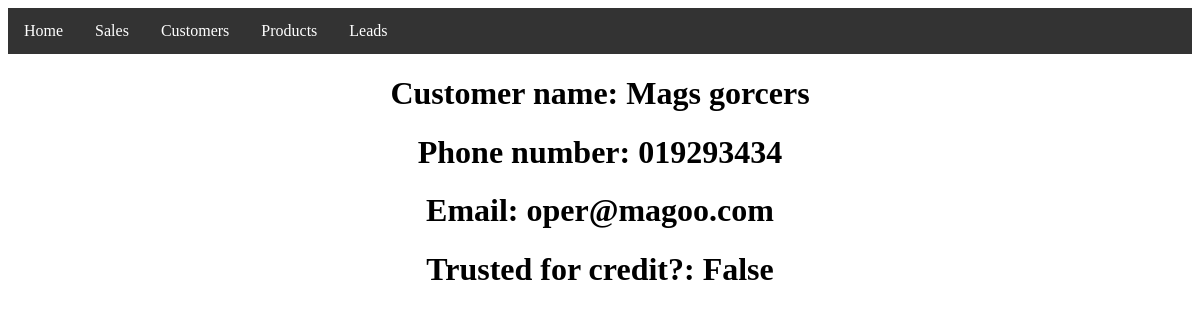
The app's page /customers/1 with its own data.
### Sales/models.py (models this page shows, shortened)
class Customer(models.Model):
    name = models.CharField(max_length=200,null=True)
    phone = models.CharField(max_length=200, null=True)
    email = models.CharField(max_length=200, null=True, blank=True)
    trustworthy = models.BooleanField(null=True)
    date_created = models.DateTimeField(auto_now_add=True)

### Sales/views.py (the view)
# urls.py: path('customers/<str:Customer_id>',views.Customers2, name="Dy_Customers"),
def Customers2(request, Customer_id):
    Customar = Customer.objects.get(id=Customer_id)
    return render(request, 'Sales/Customersheet.html', {'Customer':Customar})

### Sales/templates/Sales/Customersheet.html (shortened to what this page needs)
{% load static %}
<!DOCTYPE html>
<html>
	<head>
		<link rel="stylesheet" type="text/css" href="{% static 'Main.css' %}">
	</head>
	<body>
		{% block content %}
		{% include 'Sales/Navigation.html'%}
		<h1>Customer name: {{Customer.name}}</h1>
		<h1>Phone number: {{Customer.phone}}</h1>
		<h1>Email: {{Customer.email}}</h1>
		<h1>Trusted for credit?: {{Customer.trustworthy}}</h1>
		{% endblock %}
	</body>
</html>

### static/Main.css (style rules this page uses)
h1 { text-align: center; }

### records on screen
Customer: name "Mags gorcers", phone "019293434", email "oper@magoo.com", trustworthy "False"
